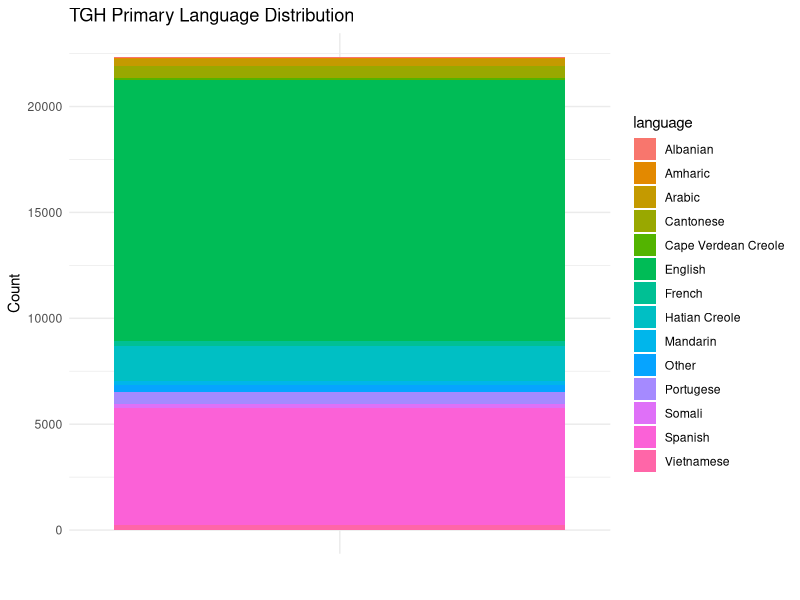
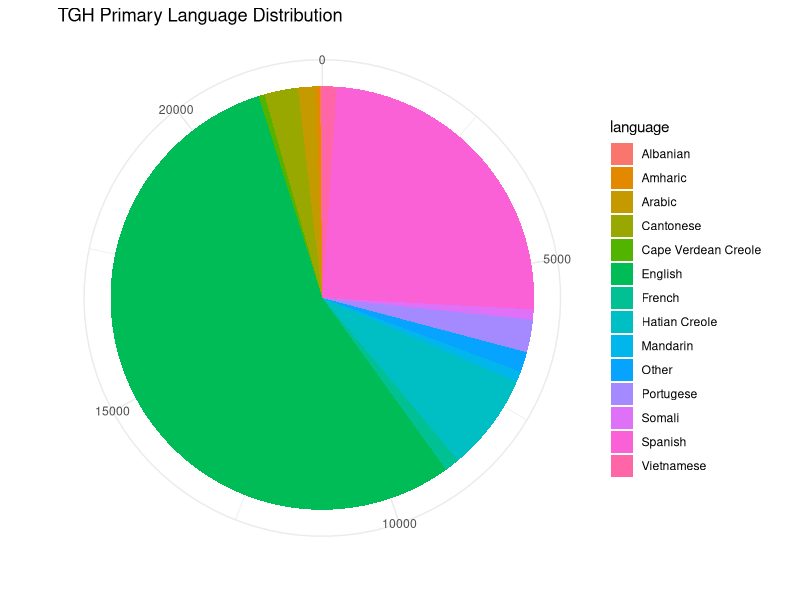
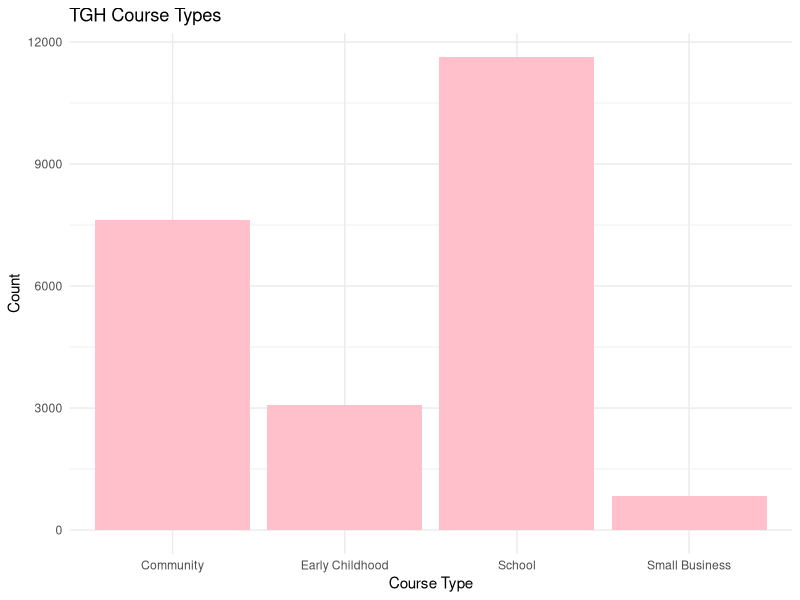
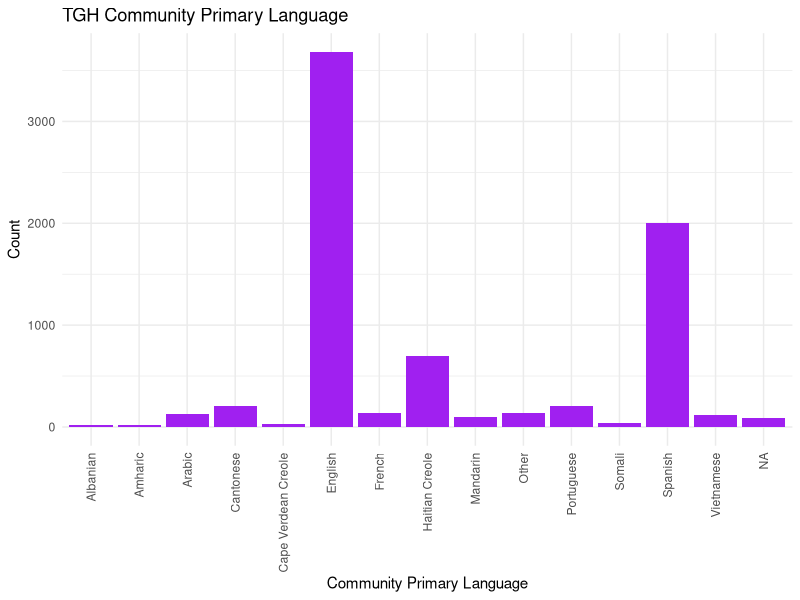
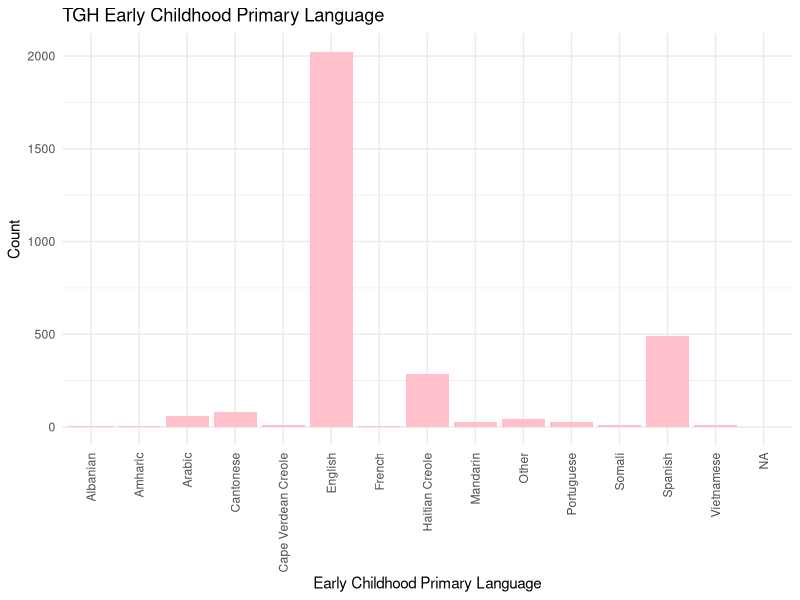
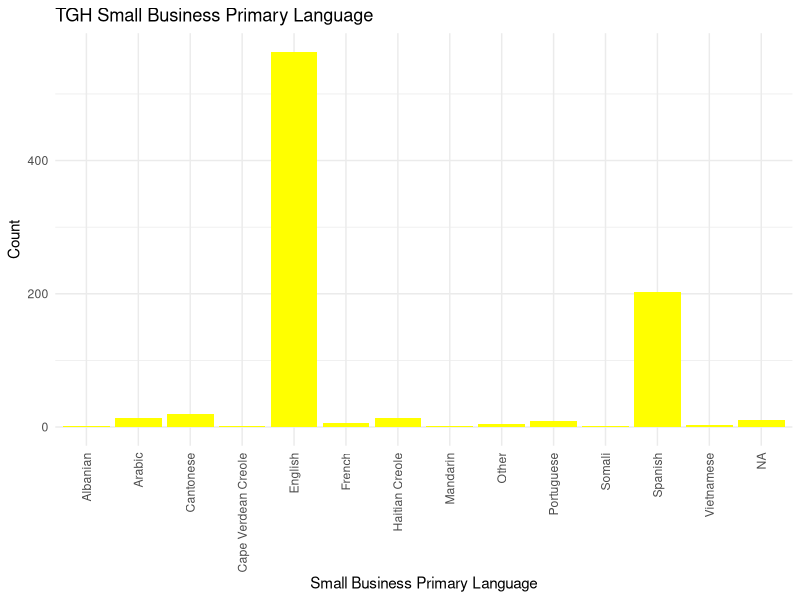
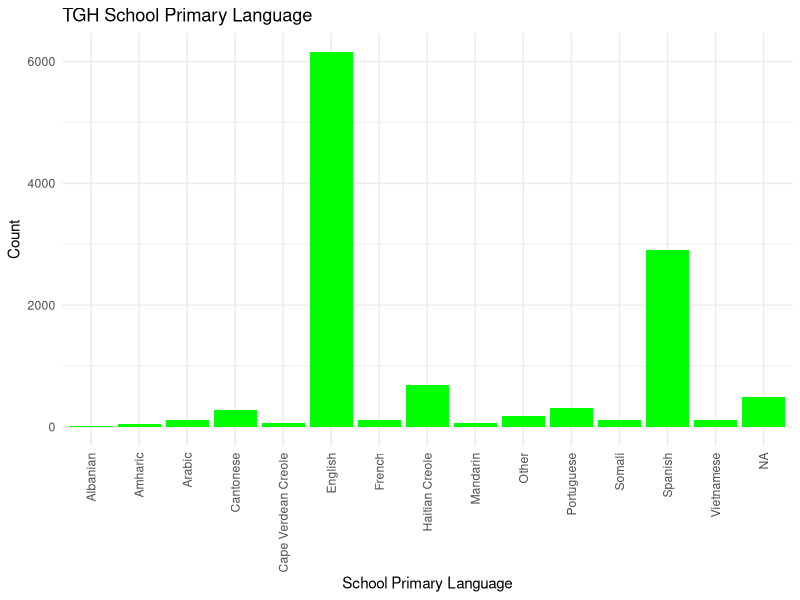
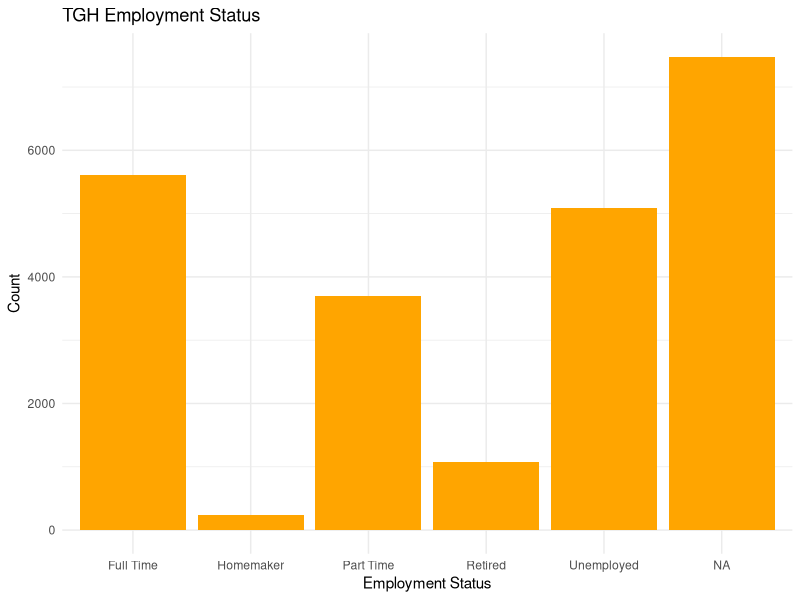

Write the R code that produced these figures, in order.
## ---- chunk 1
knitr::opts_chunk$set(echo = TRUE)
## ---- chunk 2
library(rmarkdown)
library(ggplot2)
library(tidyverse)
library(stringr) #part of tidyverse
## ---- chunk 3
#Read-in data report pulled from Salesforce
setwd("/Users/marisapapagelis/Desktop/college/TGH")
d<- read.csv(file="MarisaDataProject.csv", header = TRUE, stringsAsFactors=FALSE,na.strings=c("","NA"))
#Remove identifying columns that aren't necessary in data frame or for data analysis
d <- d[,4:ncol(d)]
## ---- chunk 4
#Rename column titles for easier use
names(d)[names(d) == "Course.Hours.Total"] <- "course_hours_total"
names(d)[names(d) == "Course.Type"] <- "course_type"
names(d)[names(d) == "Child.s.Grade"] <- "childs_grade"
names(d)[names(d) == "Employment.Status"] <- "employment_status"
names(d)[names(d) == "Household.Income.Level"] <- "household_income_level"
names(d)[names(d) == "Student..Primary.Language"] <- "student_primary_language"
names(d)[names(d) == "Student..Grade"] <- "student_grade"
names(d)[names(d) == "Year"] <- "year"

#For numeric calculations, leave all NA in data frame. For simplicity during analysis, categorize all K0, K1, K2, and K3 to "grade 0"
d$childs_grade[is.na(d$childs_grade)] <- NA
d$student_grade[is.na(d$student_grade)] <- NA
d$childs_grade[d$childs_grade == "K0"] <- 0
d$student_grade[d$student_grade == "K0"] <- 0
d$childs_grade[d$childs_grade == "K1"] <- 0
d$student_grade[d$student_grade == "K1"] <- 0
d$childs_grade[d$childs_grade == "K2"] <- 0
d$student_grade[d$student_grade == "K2"] <- 0
d$childs_grade[d$childs_grade == "K3"] <- 0
d$student_grade[d$student_grade == "K3"] <- 0

#change character type to numeric type
d$childs_grade = as.numeric(d$childs_grade) 
d$student_grade = as.numeric(d$student_grade)
#to use to change back to factor for later calculations
#d$student_grade = as.factor(d$student_grade)
#d$student_grade = as.factor(d$childs_grade)

#create new variable grade and merge contents of childs_grade and student_grade
d$grade<- rep(NA, nrow(d))
d$grade[is.na(d$grade)] <- 0
d$grade = d$childs_grade + d$student_grade

#clean household income level - when more than one bucket chosen, choose first bucket listed for simplicity
d$household_income_level[d$household_income_level == "Between $20,000 - $24,999, Between $25,000 - $29,999"] <- "Between $20,000 - $24,999"
d$household_income_level[d$household_income_level == "Between $20,000 - $24,999, Between $35,000 - $39,999"] <- "Between $20,000 - $24,999"
d$household_income_level[d$household_income_level == "Between $25,000 - $29,999, Between $35,000 - $39,999"] <- "Between $25,000 - $29,999"
d$household_income_level[d$household_income_level == "Between $25,000 - $29,999, Between $40,000 - $44,999"] <- "Between $25,000 - $29,999"
d$household_income_level[d$household_income_level == "Between $30,000 - $34,999, Between $35,000 - $39,999"] <- "Between $30,000 - $34,999"
d$household_income_level[d$household_income_level == "Under $20,000, Between $20,000 - $24,999"] <- "Under $20,000"

#create new variable log income for numeric calculations rather than categorical
#use upper value (+.01) for numeric values. use $75000 for over $50000
d$log_household_income_level<- rep(NA, nrow(d))
d$log_household_income_level[d$household_income_level == "Under $20,000"] <- 20000
d$log_household_income_level[d$household_income_level == "Between $20,000 - $24,999"] <- 25000
d$log_household_income_level[d$household_income_level == "Between $25,000 - $29,999"] <- 30000
d$log_household_income_level[d$household_income_level == "Between $30,000 - $34,999"] <- 35000
d$log_household_income_level[d$household_income_level == "Between $35,000 - $39,999"] <- 40000
d$log_household_income_level[d$household_income_level == "Between $40,000 - $44,999"] <- 50000
d$log_household_income_level[d$household_income_level == "Over $50,000"] <- 75000
#d$log_household_income_level = log(d$log_household_income_level) #convert values to logs
d$log_household_income_level = as.numeric(d$log_household_income_level) #convert variable to numeric type 

#clean primary language variable to only show primary, or first inputted language
#slight selection bias because languages are listed in alphabetical language (i.e. English; French; Haitian Creole is put in the English category)
d$student_primary_language[d$student_primary_language == "Cantonese; English"] <- "Cantonese"
d$student_primary_language[d$student_primary_language == "Cantonese; Mandarin"] <- "Cantonese"
d$student_primary_language[d$student_primary_language == "English; French; Haitian Creole"] <- "English"
d$student_primary_language[d$student_primary_language == "English; French; Other"] <- "English"
d$student_primary_language[d$student_primary_language == "English; Mandarin"] <- "English"
d$student_primary_language[d$student_primary_language == "Cantonese; English; Mandarin"] <- "Cantonese"
d$student_primary_language[d$student_primary_language == "English; French; Haitian Creole; Spanish"] <- "English"
d$student_primary_language[d$student_primary_language == "English; Other"] <- "English"
d$student_primary_language[d$student_primary_language == "English; Spanish"] <- "English"
d$student_primary_language[d$student_primary_language == "French; Portuguese; Spanish"] <- "French"
d$student_primary_language[d$student_primary_language == "English; French"] <- "English"
d$student_primary_language[d$student_primary_language == "English; Haitian Creole"] <- "English"
d$student_primary_language[d$student_primary_language == "English; Portuguese"] <- "English"
d$student_primary_language[d$student_primary_language == "English; Vietnamese"] <- "English"
d$student_primary_language[d$student_primary_language == "French; Haitian Creole"] <- "French"
d$student_primary_language[d$student_primary_language == "Portuguese; Other"] <- "Portuguese"

#clean year variable, change all "year 0" to NA
d$year[d$year == '0'] <- NA
d$year = as.factor(d$year) #change year variable to factor

#clean employment status to show only primary, or first inputted status
#slight selection bias because statuses are listed in alphabetical order
d$employment_status[d$employment_status == "Part Time, Unemployed"] <- "Part Time"
d$employment_status[d$employment_status == "Full Time, Unemployed"] <- "Full Time"
d$employment_status[d$employment_status == "Part Time, Full Time"] <- "Part Time"

#create new variable for languages as numeric values to be more interpretable in data set
d$num_lang<- rep(NA, nrow(d))
d$num_lang[is.na(d$num_lang)] <- ""
d$num_lang = d$student_primary_language
d$num_lang[d$num_lang == 'Albanian'] <- 1
d$num_lang[d$num_lang == 'Amharic'] <- 2
d$num_lang[d$num_lang == 'Arabic'] <- 3
d$num_lang[d$num_lang == 'Cantonese'] <- 4
d$num_lang[d$num_lang == 'Cape Verdean Creole'] <- 5
d$num_lang[d$num_lang == 'English'] <- 6
d$num_lang[d$num_lang == 'French'] <- 7
d$num_lang[d$num_lang == 'Hatian Creole'] <- 8
d$num_lang[d$num_lang == 'Mandarin'] <- 9
d$num_lang[d$num_lang == 'Other'] <- 10
d$num_lang[d$num_lang == 'Portugese'] <- 11
d$num_lang[d$num_lang == 'Somali'] <- 12
d$num_lang[d$num_lang == 'Spanish'] <- 13
d$num_lang[d$num_lang == 'Vietnamese'] <- 14
d$num_lang = as.numeric(d$num_lang)

## ---- chunk 5
#create new data frame with only categorical variables we are observing
dnew<- data.frame(d$course_type, d$employment_status, d$household_income_level, d$student_primary_language)
#view data frame 
dnew
## ---- chunk 6
#get summary statistics of cleaned data as a whole and categorical data within data frame
summary(d)
summary(dnew)
## ---- chunk 7
#explore primary language distribution within TGH 

#create data frame with languages and language counts to manipulate into visuals
df <- data.frame(
  language = c('Albanian', 'Amharic', 'Arabic', 'Cantonese', 'Cape Verdean Creole', 'English', 'French', 'Hatian Creole', 'Mandarin', 'Other', 'Portugese', 'Somali', 'Spanish', 'Vietnamese'),
  count = c(37, 69, 306, 574, 101, 12306, 255, 1663, 180, 344, 555, 174, 5535, 245)
  )
#view data frame
head(df)

#primary language distribution as a stacked bar chart 
bp<- ggplot(df, aes(x="", y=count, fill=language)) +
geom_bar(width = 1, stat = "identity")
bp + theme_minimal() + xlab(" ") + ylab("Count") + ggtitle("TGH Primary Language Distribution")

#primary language distribution as a pie graph
pie <- bp + coord_polar("y", start=0)
pie + theme_minimal() + ggtitle("TGH Primary Language Distribution") +  xlab("") + ylab("")

## ---- chunk 8
#course type distribution within TGH
ggplot(d) + geom_bar(aes(x = course_type), fill = "pink") + theme_minimal() + xlab("Course Type") + ylab("Count") + ggtitle("TGH Course Types")

#split course type into four categories (community, early childhood, small business, school) and visualize language distribution within TGH for each course type

#community
dcom<- d[d$course_type == c('Community'),]
ggplot(dcom) + geom_bar(aes(x = student_primary_language), fill = "purple") + theme_minimal() + xlab("Community Primary Language") + ylab("Count") + ggtitle("TGH Community Primary Language") + theme(axis.text.x = element_text(angle = 90, vjust = 0.5, hjust=1))

#early childhood
dec<- d[d$course_type == c('Early Childhood'),]
ggplot(dec) + geom_bar(aes(x = student_primary_language), fill = "pink") + theme_minimal() + xlab("Early Childhood Primary Language") + ylab("Count") + ggtitle("TGH Early Childhood Primary Language") + theme(axis.text.x = element_text(angle = 90, vjust = 0.5, hjust=1))

#small business
dsb<- d[d$course_type == c('Small Business'),]
ggplot(dsb) + geom_bar(aes(x = student_primary_language), fill = "yellow") + theme_minimal() + xlab("Small Business Primary Language") + ylab("Count") + ggtitle("TGH Small Business Primary Language") + theme(axis.text.x = element_text(angle = 90, vjust = 0.5, hjust=1))

#school
dsch<- d[d$course_type == c('School'),]
ggplot(dsch) + geom_bar(aes(x = student_primary_language), fill = "green") + theme_minimal() + xlab("School Primary Language") + ylab("Count") + ggtitle("TGH School Primary Language") + theme(axis.text.x = element_text(angle = 90, vjust = 0.5, hjust=1))
## ---- chunk 9
#employment status distribution within TGH
ggplot(d) + geom_bar(aes(x = employment_status), fill = "orange") + theme_minimal() + xlab("Employment Status") + ylab("Count") + ggtitle("TGH Employment Status") 

#initial language distribution within TGH (all four course types)
ggplot(d) + geom_bar(aes(x = student_primary_language), fill = "blue") + theme_minimal() + xlab("Student Primary Language") + ylab("Count") + ggtitle("TGH Student Primary Language") + theme(axis.text.x = element_text(angle = 90, vjust = 0.5, hjust=1))

#split employment status into five categories (full time, homemaker, part time, retired, unemployed) and visualize language distribution within TGH for each employment status

#full time 
dft<- d[d$employment_status == c('Full Time'),]
ggplot(dft) + geom_bar(aes(x = student_primary_language), fill = "purple") + theme_minimal() + xlab("Full Time Primary Language") + ylab("Count") + ggtitle("TGH Full Time Primary Language") + theme(axis.text.x = element_text(angle = 90, vjust = 0.5, hjust=1))

#homemaker
dh<- d[d$employment_status == c('Homemaker'),]
ggplot(dh) + geom_bar(aes(x = student_primary_language), fill = "pink") + theme_minimal() + xlab("Homemaker Primary Language") + ylab("Count") + ggtitle("TGH Homemaker Primary Language") + theme(axis.text.x = element_text(angle = 90, vjust = 0.5, hjust=1))

#part time
dpt<- d[d$employment_status == c('Part Time'),]
ggplot(dpt) + geom_bar(aes(x = student_primary_language), fill = "yellow") + theme_minimal() + xlab("Part Time Primary Language") + ylab("Count") + ggtitle("TGH Part Time Primary Language") + theme(axis.text.x = element_text(angle = 90, vjust = 0.5, hjust=1))

#retired
dr<- d[d$employment_status == c('Retired'),]
ggplot(dr) + geom_bar(aes(x = student_primary_language), fill = "green") + theme_minimal() + xlab("Retired Primary Language") + ylab("Count") + ggtitle("TGH Retired Primary Language") + theme(axis.text.x = element_text(angle = 90, vjust = 0.5, hjust=1))

#unemployed
du<- d[d$employment_status == c('Unemployed'),]
ggplot(du) + geom_bar(aes(x = student_primary_language), fill = "blue") + theme_minimal() + xlab("Unemployed Primary Language") + ylab("Count") + ggtitle("TGH Unemployed Primary Language") + theme(axis.text.x = element_text(angle = 90, vjust = 0.5, hjust=1))

## ---- chunk 10
#student grade distribution within TGH
ggplot(d) + geom_bar(aes(x = student_grade), fill = "purple") + theme_minimal() + xlab("Grade") + ylab("Count") + ggtitle("TGH Student Grade Distribution")

boxplot(d$student_grade, main = 'TGH Student Grade Distribution', ylab = 'Grade', col = 'purple')

#student grade based on student primary language
boxplot(d$student_grade~d$student_primary_language, main = 'Student Grade based on Primary Language', xlab = '', ylab = ' Student Grade', names = c('Albanian', 'Amharic', 'Arabic', 'Cantonese', 'Cape Verdean Creole', 'English', 'French', 'Hatian Creole', 'Mandarin', 'Other', 'Portugese', 'Somali', 'Spanish', 'Vietnamese'), las=2, col =  c("Pink", "Red", "Orange", "Yellow", "Green", "Blue", "Purple","Pink", "Red", "Orange", "Yellow", "Green", "Blue", "Purple"))

## ---- chunk 11
#household income level distribution within TGH
ggplot(d) + geom_bar(aes(x = household_income_level), fill = "blue") + theme_minimal() + xlab("Household Income Level") + ylab("Count") + ggtitle("TGH Household Income Level") + theme(axis.text.x = element_text(angle = 90, vjust = 0.5, hjust=1))

#create a data frame of household income level brackets and counts for visualizations
df <- data.frame(
  income = c('Between $20,000 - $24,999', 'Between $25,000 - $29,999', 'Between $30,000 - $34,999', 'Between $35,000 - $39,999  877', 'Between $40,000 - $44,999', 'Between $45,000 - $49,999', 'Over $50,000', 'Under $20,000'),
  count = c(2495, 1519, 1314, 877, 688, 558, 1389, 8090)
  )
#view data frame
head(df)

#household income distribution as a stacked bar chart
bp<- ggplot(df, aes(x="", y=count, fill=income)) +
geom_bar(width = 1, stat = "identity")
bp + theme_minimal() + xlab(" ") + ylab("Count") + ggtitle("TGH Household Income Distribution") + scale_fill_brewer(palette="Blues")

#household income distribution as a pie chart
pie <- bp + coord_polar("y", start=0)
pie + theme_minimal() + ggtitle("TGH Household Income Distribution") +  xlab("") + ylab("") + scale_fill_brewer(palette="Blues")

#household income level based on primary language
#DECIDED NOT TO LOG HOUSEHOLD INCOME FOR VIEWER SIMPLICITY - log function is commented out in data cleaning section, but variable and cleaning is left there for more complex analysis
par(mfrow=c(1,1))
boxplot(d$log_household_income_level~d$student_primary_language, main = 'Household Income based on Primary Language', ylab = ' ', xlab = '', names = c('Albanian', 'Amharic', 'Arabic', 'Cantonese', 'Cape Verdean Creole', 'English', 'French', 'Hatian Creole', 'Mandarin', 'Other', 'Portugese', 'Somali', 'Spanish', 'Vietnamese'), las=2, col =  c("Pink", "Red", "Orange", "Yellow", "Green", "Blue", "Purple","Pink", "Red", "Orange", "Yellow", "Green", "Blue", "Purple"))
par(las=1)

## ---- chunk 12
#Participants by year distribution within TGH
ggplot(d) + geom_bar(aes(x = year), fill = "blue") + theme_minimal() + xlab("Year") + ylab("Count") + ggtitle("TGH Participants by Year") 

#summarize year to figure out categories after cleaning 
summary(d$year)

#split year into three categories for recorded years (2017, 2018, 2019) and visualize language distribution within TGH for each year

#2017
d2017<- d[d$year == c('2017'),]
ggplot(d2017) + geom_bar(aes(x = student_primary_language), fill = "purple") + theme_minimal() + xlab("Primary Language") + ylab("Count") + ggtitle("TGH Primary Language 2017") + theme(axis.text.x = element_text(angle = 90, vjust = 0.5, hjust=1))

#2018
d2018<- d[d$year == c('2018'),]
ggplot(d2018) + geom_bar(aes(x = student_primary_language), fill = "pink") + theme_minimal() + xlab("Primary Language") + ylab("Count") + ggtitle("TGH Primary Language 2018") + theme(axis.text.x = element_text(angle = 90, vjust = 0.5, hjust=1))

#2019
d2019<- d[d$year == c('2019'),]
ggplot(d2019) + geom_bar(aes(x = student_primary_language), fill = "yellow") + theme_minimal() + xlab("Primary Language") + ylab("Count") + ggtitle("TGH Primary Language 2019") + theme(axis.text.x = element_text(angle = 90, vjust = 0.5, hjust=1))
